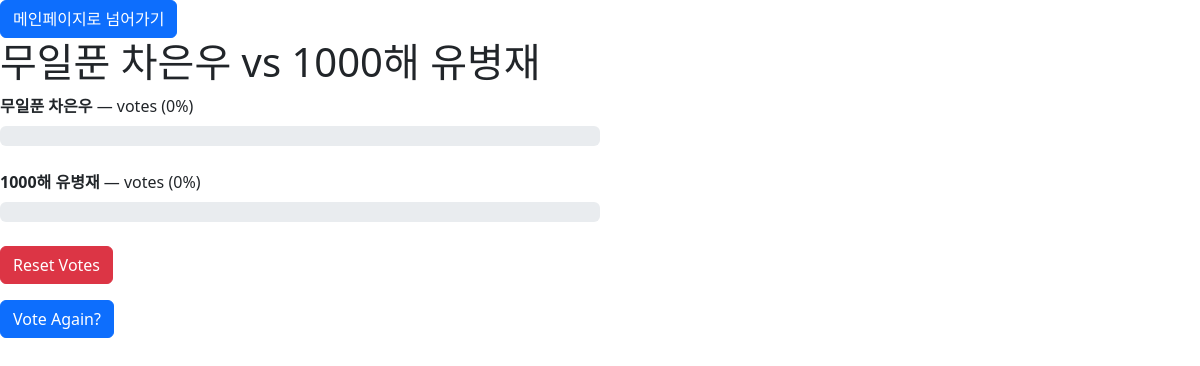
The page /polls/28/results/ on the database its author committed.
### polls/models.py (models this page shows, shortened)
class Question(models.Model):
    user = models.ForeignKey(settings.AUTH_USER_MODEL, on_delete=models.CASCADE, default=1)
    like_users = models.ManyToManyField(settings.AUTH_USER_MODEL, related_name='like_articles')
    question_Text = models.CharField(max_length=200)
    pub_date = models.DateTimeField('date published')

class Choice(models.Model):
    question = models.ForeignKey(Question, on_delete=models.CASCADE)
    choice_text = models.CharField(max_length=200)
    votes = models.IntegerField(default=0)
    image = models.ImageField(upload_to='choice_imgaes/', null=True, blank=True)

### polls/views.py (the view)
# urls.py: path('<int:question_id>/results/', views.results, name="results"),
def results(request, question_id): # 결과 페이지
    question = get_object_or_404(Question, pk=question_id)
    choices = question.choice_set.all()
    total_votes = sum(choice.votes for choice in choices)
    choices_with_percentage = []
    for choice in choices:
        if total_votes > 0:
            percentage = (choice.votes / total_votes) * 100
        else:
            percentage = 0
        choices_with_percentage.append({
            'choice_text': choice.choice_text,
            'votes': choice.votes,
            'percentage': round(percentage, 2),  # 소수점 둘째 자리까지
        })
    return render(request, 'polls/results.html', {
        'question': question,
        'choices': choices_with_percentage,
        'total_votes': total_votes,
    })

### templates/polls/results.html (shortened to what this page needs)
{% extends 'base.html' %}
{% block content %}
<a href="/polls/" class="btn btn-primary">메인페이지로 넘어가기</a>
<h1>{{ question.question_Text }}</h1>
<ul class="list-unstyled">
    {% for choice in choices %}
        <li class="mb-4">
            <strong>{{ choice.choice_text }}</strong> — votes ({{ choice.percentage }}%)
            <div class="progress" style="width:50%; height: 20px; margin-top: 8px;">
            </div>
        </li>
    {% endfor %}
</ul>
<form action="{% url 'polls:reset' question.id %}" method="post">
    <button type="submit" class="btn btn-danger">Reset Votes</button>
</form>
<a href="{% url 'polls:detail' question.id %}" class="btn btn-primary mt-3">Vote Again?</a>
{% endblock %}

### rows shown on the page
Question: question_Text "무일푼 차은우 vs 1000해 유병재"
Choice: choice_text "무일푼 차은우"
Choice: choice_text "1000해 유병재"

### other values the page prints
{{ choice.percentage }} "0" "0"
